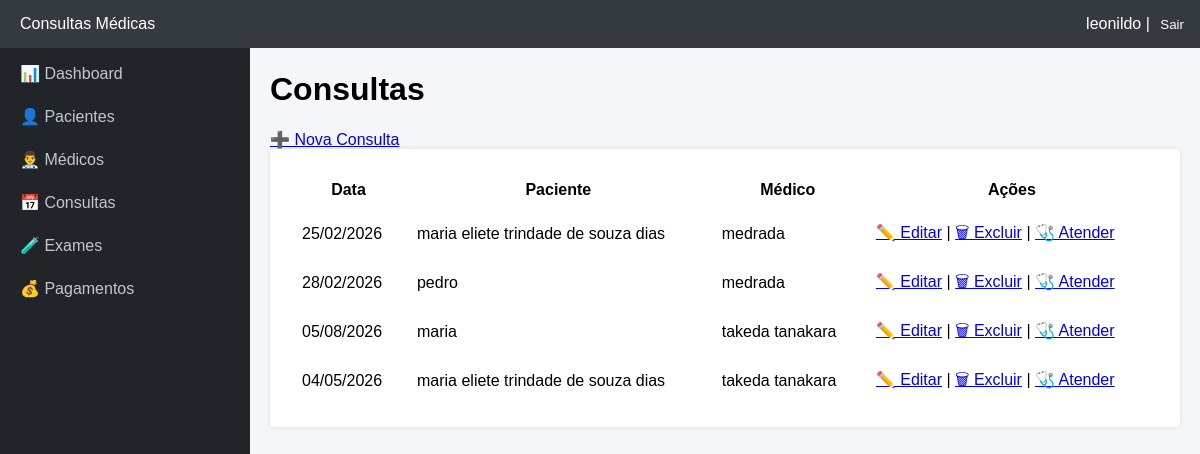
/consultas/ (signed in), run on the app's committed database.
### consultas/models.py (models this page shows, shortened)
class Consulta(models.Model):
    data = models.DateField()
    medico = models.ForeignKey(
        Medico,
        on_delete=models.CASCADE,
        related_name='consultas'
    )
    paciente = models.ForeignKey(
        Paciente,
        on_delete=models.CASCADE,
        related_name='consultas'
    )

class Paciente(models.Model):
    nome = models.CharField(max_length=100)
    cpf = models.CharField(max_length=11, unique=True)
    telefone = models.CharField(max_length=15)

class Medico(models.Model):
    nome = models.CharField(max_length=100)
    crm = models.CharField(max_length=20, unique=True)
    telefone = models.CharField(max_length=15)
    especialidade = models.CharField(max_length=100)
    DIAS_SEMANA = [
        ('segunda', 'Segunda'),
        ('terca', 'Terça'),
        ('quarta', 'Quarta'),
        ('quinta', 'Quinta'),
        ('sexta', 'Sexta'),
        ('sabado', 'Sábado'),
    ]
    dias_atendimento = models.JSONField(default=list, blank=True)

### consultas/views.py (the view)
# urls.py: path('consultas/', views.consultas_agenda, name='consultas_agenda'),
@login_required
def consultas_agenda(request):
    consultas = Consulta.objects.select_related('paciente', 'medico').all()
    return render(request, 'consultas/agenda.html', {'consultas': consultas})

### templates/consultas/agenda.html (shortened to what this page needs)
{% extends 'base.html' %}
{% block content %}
<h1>Consultas</h1>
<a href="{% url 'consultas_criar' %}">➕ Nova Consulta</a>
<div class="card">
    <table width="100%" cellpadding="10">
        <tr>
            <th>Data</th>
            <th>Paciente</th>
            <th>Médico</th>
            <th>Ações</th>
        </tr>
        {% for consulta in consultas %}
        <tr>
            <td>{{ consulta.data|date:"d/m/Y" }}</td>
            <td>{{ consulta.paciente.nome }}</td>
            <td>{{ consulta.medico.nome }}</td>
            <td>
                <a href="{% url 'consultas_editar' consulta.id %}">✏️ Editar</a>
                |
                <a href="{% url 'consultas_excluir' consulta.id %}">🗑 Excluir</a>
                |
                <a href="{% url 'atendimento_consulta' consulta.id %}">🩺 Atender</a>
            </td>
        </tr>
        {% empty %}
        <tr>
            <td colspan="4">Nenhuma consulta agendada</td>
        </tr>
        {% endfor %}
    </table>
</div>
{% endblock %}

### templates/base.html (shortened to what this page needs)
<!DOCTYPE html>
<html lang="pt-br">
<head>
</head>
<body>
<div class="navbar">
    <div>Consultas Médicas</div>
    <div>
        {{ user.username }} |
        <form method="post" action="{% url 'logout' %}" style="display:inline;">
         <button type="submit" style="background:none; border:none; color:white; cursor:pointer;">
            Sair
         </button>
</form>
    </div>
</div>
<div class="layout">
    <div class="sidebar">
        <h3>Menu</h3>
        <a href="{% url 'dashboard' %}">📊 Dashboard</a>
        <a href="{% url 'pacientes_lista' %}">👤 Pacientes</a>
        <a href="{% url 'medicos_lista' %}">👨‍⚕️ Médicos</a>
        <a href="{% url 'consultas_agenda' %}">📅 Consultas</a>
        <a href="{% url 'exames_lista' %}">🧪 Exames</a>
        <a href="{% url 'pagamentos_lista' %}">💰 Pagamentos</a>
    </div>
    <div class="content">
        {% block content %}{% endblock %}
    </div>
</div>
</body>
</html>

### templates/base.html (style rules this page uses)
body { margin: 0; font-family: Arial, sans-serif; background-color: #f4f6f9; }
.navbar { background-color: #343a40; color: white; padding: 15px 20px; display: flex; justify-content: space-between; position: fixed; width: 97.5%; top: 0; z-index: 100; }
.layout { margin-top: 30px; }
.sidebar { width: 250px; background-color: #212529; height: 100vh; position: fixed; top: 0; left: 0; color: #c2c7d0; overflow-y: auto; }
.sidebar h3 { padding: 15px; margin: 0; color: white; }
.sidebar a { display: block; padding: 12px 20px; color: #c2c7d0; text-decoration: none; }
.content { margin-left: 250px; padding: 20px; }
.card { background: white; padding: 20px; border-radius: 4px; box-shadow: 0 0 5px rgba(0,0,0,.1); }

### data on the page
Consulta: data "25/02/2026", paciente.nome "maria eliete trindade de souza dias", medico.nome "medrada"
Consulta: data "28/02/2026", paciente.nome "pedro", medico.nome "medrada"
Consulta: data "05/08/2026", paciente.nome "maria", medico.nome "takeda tanakara"
Consulta: data "04/05/2026", paciente.nome "maria eliete trindade de souza dias", medico.nome "takeda tanakara"

### other printed values
{{ user.username }} "leonildo"
